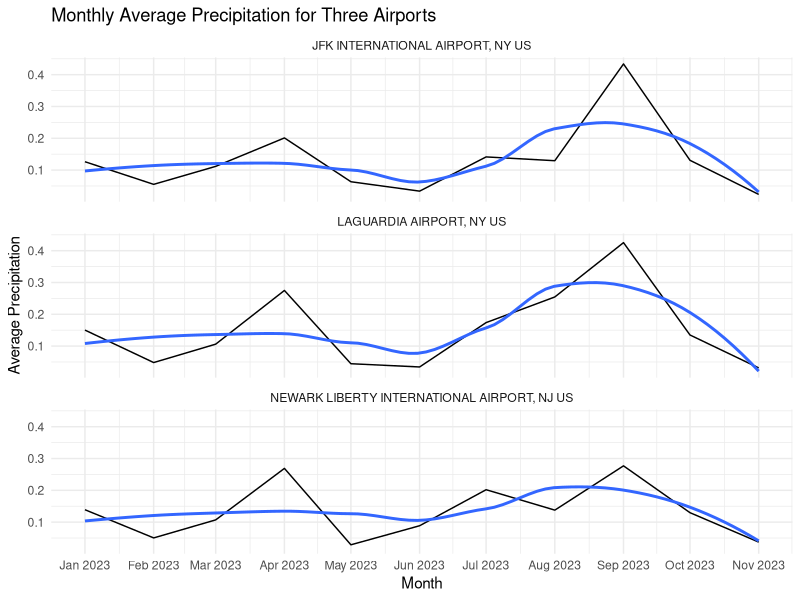

Here is the R script that generated this plot:
## ---- chunk 1
library(lubridate)
library(ggplot2)
library(dplyr)
library(tidyr)
## ---- chunk 2
#Data Cleansing
data_top5 <- read.csv("NY_wind_percip_top5cities.csv")
## ---- chunk 3
Line_data <- data_top5 %>%
  filter(NAME %in% c("LAGUARDIA AIRPORT, NY US", "NEWARK LIBERTY INTERNATIONAL AIRPORT, NJ US", "JFK INTERNATIONAL AIRPORT, NY US"))

Line_data$DATE <- as.Date(Line_data$DATE)

# Group by airport and month, then calculate the monthly average
monthly_avg <- Line_data %>%
  group_by(NAME, Month = floor_date(DATE, "month")) %>%
  summarise(AvgPRCP = mean(PRCP, na.rm = TRUE))

# Plotting
ggplot(monthly_avg, aes(x = Month, y = AvgPRCP)) + 
  geom_line() + 
  geom_smooth(method = "loess", se = FALSE, span = 0.8) +
  facet_wrap(~ NAME, scales = "fixed", nrow = 3) +
  scale_x_date(date_breaks = "1 month", date_labels = "%b %Y") +
  theme_minimal() +
  labs(title = "Monthly Average Precipitation for Three Airports",
       x = "Month",
       y = "Average Precipitation",
       color = "Airport") +
  theme(legend.position = "none")
## ---- chunk 4

